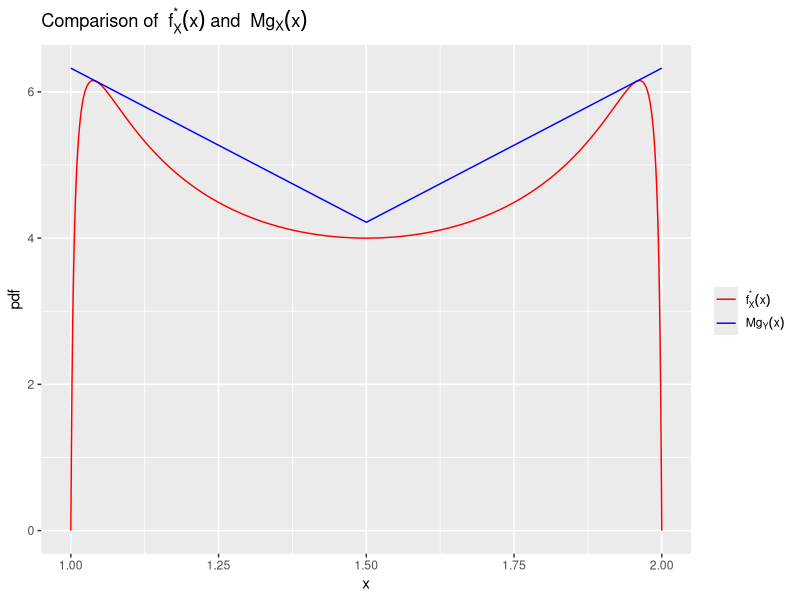
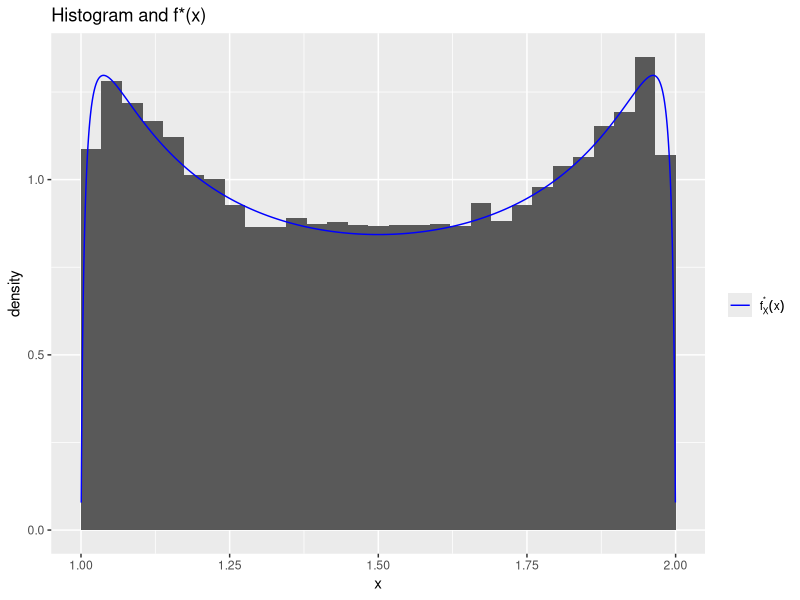
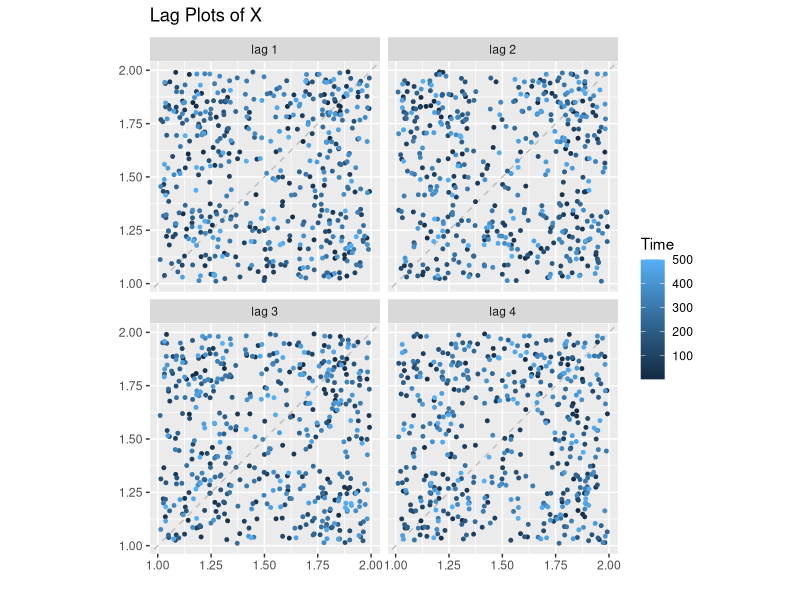
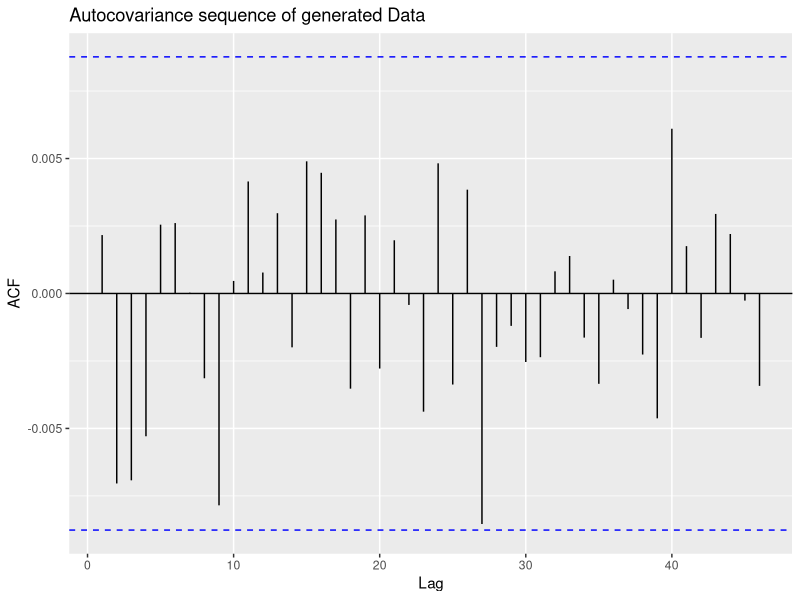

Recreate these plots in R, in order.
## ---- chunk 1
fstar <- function(x) {ifelse(x==1,0,ifelse(x==2,0,1/((x-1)*(2-x))*exp(-(1/7)*(log((x-1)/(2-x)))^2)))} # Define the proportional pdf
g <- function(x) {ifelse(x<1.5,(1/5)*(10-4*x),(1/5)*(4*x-2))} # Define my envelope function
h <- function(x) fstar(x)/g(x) # Division to compute M
optim=optimize(h, c(1,2), lower = 1, upper = 1.5,maximum = TRUE,tol=0.001) # Make use of optimise function
M=optim[[2]] # Set M to be the maximum
optim # Display the maximal point
## ---- chunk 2
knitr::opts_chunk$set(warning=FALSE, message=FALSE)
suppressMessages(library(tidyverse,verbose=FALSE,warn.conflicts=FALSE,quietly=TRUE))
suppressMessages(library(forecast,verbose=FALSE,warn.conflicts =FALSE,quietly=TRUE))

x=seq(1,2,l=1000)
fgx = data.frame(x=x, fx=fstar(x), Mgx=g(x)*M) # Get function values at a range of x's
mylabs=list(expression(f[X]^"*"*(x)),expression(Mg[Y](x))) # Labels
## ---- chunk 3
library(ggplot2)
p <- ggplot(fgx) # Plot to compare f* and M*g 
p + geom_line(aes(x,fx,colour="fx"))+
  geom_line(aes(x,Mgx,colour="fy"))+ 
  labs(y="pdf", title=expression("Comparison of "~f[X]^"*"* (x) ~"and "~Mg[X](x)))+
  scale_colour_manual("", values=c("fx"="red","fy"="blue"), labels=mylabs)
## ---- chunk 4
utoy <- function(u){
  ifelse((u>0)&(u<=0.5),(2-sqrt(4-(8/5)*(8/5+u)))/(4/5),ifelse((u>0.5)&(u<=1),
         (2/5+sqrt(4/25-(8/5)*(1/5-u)))/(4/5),0))
}


rhn <- function(n){
  # simulated values in x 
  x <- vector()
  # estimated acceptance probabilities in p
  p <- vector()
  len_x = 0
  mult = 1.1 # 1/approximate acceptance probability
  
  while(len_x <= n){
    n_to_gen = max((n-len_x)*mult,10) # number to generate, not less than 10
    u1 = runif(n_to_gen)
    u2 = runif(n_to_gen)
    y=utoy(u1)
    Mgy=g(y)*M
    cond <- u2<(fstar(y)/Mgy)
    p <- c(p, sum(cond)/n_to_gen) # keep track of estimated acceptance prob
    x <- c(x, c(y[cond]))# concatenate accepted values
    len_x <- length(x)
  }
  return(list(x=x[1:n], p=p))
}

## ---- chunk 5
library(ggplot2)

n=50000

ptm <- proc.time() # Start timing
x=rhn(n) # Generate n=50000 number of samples
proc.time() - ptm # Compute time taken

x_rhn <- data.frame(x=x$x) # Extract x_rhn as data
p <- x$p # Extract acceptance rate vector
p # Display
## ---- chunk 6
# Histogram
mylabs=list(expression(f[X]^"*"* (x)))
cols = c("fy"="blue")
x=x_rhn$x
x_plot = cbind(x_rhn, fstarx = 1/((x-1)*(2-x))*exp(-(log((x-1)/(2-x)))^2/7)/(0.9*M)) #add an approximate scale factor to the unscaled pdf
p <- ggplot(x_plot)
 p+ labs(y="density",title="Histogram and f*(x)")+
  geom_histogram(aes(x,y=..density..),breaks=seq(1, 2, l=30))+
  geom_line(aes(x,fstarx,colour="fy"))+
   scale_colour_manual(name="",values=cols, labels=mylabs)

## ---- chunk 7
n1=500
x1=rhn(n1) # Generate a small number of samples to verify
x_rhn1 <- data.frame(x=x1$x)

gglagplot(x_rhn1$x, lags=4, do.lines=FALSE)+ # Lag plot
  labs(title=expression("Lag Plots of X"))
## ---- chunk 8
x_1d <- trunc((10*x_rhn)%%10) # Calculate the first decimal place for all sample data
x_n <- ftable(x_1d) # Actual frequency
lower=seq(1,1.9,by=0.1) # Define lower bounds for integrals
integral <- vector()
for (i in lower) {
  s=integrate(fstar,i,(i+0.1))$value # Compute the theoretical frequency of each digit when generating n samples
  integral <- c(integral,s)
}
E <- n*integral/sum(integral) # Vector of theoretical data
s=sum((x_n-E)^2/E) # Test statistic
s<qchisq(0.95,df=9) # Examine if the test statistic falls into the one tail confidence interval
## ---- chunk 9
ggAcf(x_rhn)+
  labs(title="Autocovariance sequence of generated Data")
## ---- chunk 10
n_MC <- 50000
theta <- 1/integrate(fstar,1,2)$value # True value for the parameter
theta_MC <- vector()
ptm <- proc.time()
for (i in 1:10){
u <- runif(n_MC) # Generate U(0,1) samples
u <- u+1 # Transform into U(1,2)
I_MC <- sum(fstar(u))/n_MC # Estimator of I
theta_MC <- c(theta_MC,1/I_MC) # Append 1/I to the vector of estimates
}
proc.time()-ptm # Processing time 
sum((theta_MC-theta)^2)/10 # Variance

## ---- chunk 11
theta_MC1 <- vector()
ptm <- proc.time()
for (i in 1:10){
u <- runif(n_MC)
u <- 1+u/2 # Transform into U(1,3/2)
I_MC1 <- sum(fstar(u))/n_MC
theta_MC1 <- c(theta_MC1,1/I_MC1) 
}
proc.time()-ptm
sum((theta_MC1-theta)^2)/10

## ---- chunk 12
theta_MC2 <- vector()
ptm <- proc.time()
for (i in 1:10){
u <- runif(n_MC)
u <- 1+u/2 # Transform into U(1,3/2)
v <- 5/2-u # Compute corresponding v=5/2-u to reduce variance
uv <- c(u,v)
I_MC2 <- sum(fstar(uv))/(2*n_MC)
theta_MC2 <- c(theta_MC2,1/I_MC2)
}
proc.time()-ptm
sum((theta_MC2-theta)^2)/10

## ---- chunk 13
n_HMMC=50000
theta_HMMC <- vector()
ptm <- proc.time()
for (i in 1:10){
u = runif(n_HMMC)
v = runif(n_HMMC) # Generate n uniforms for x and y directions respectively
u <- u+1 # Transform to (1,2)
fmax <- optimize(fstar, c(1,2), lower = 1, upper = 1.5,maximum = TRUE,tol=0.001)[[2]]
v <- v*fmax #Transform to (0,fmax)
cond <- v<fstar(u) # Number falls below the curve
theta_HMMC <- c(theta_HMMC,1/(fmax*(2-1)*sum(cond)/n_HMMC)) 
}
proc.time() - ptm
sum((theta_HMMC-theta)^2)/10
